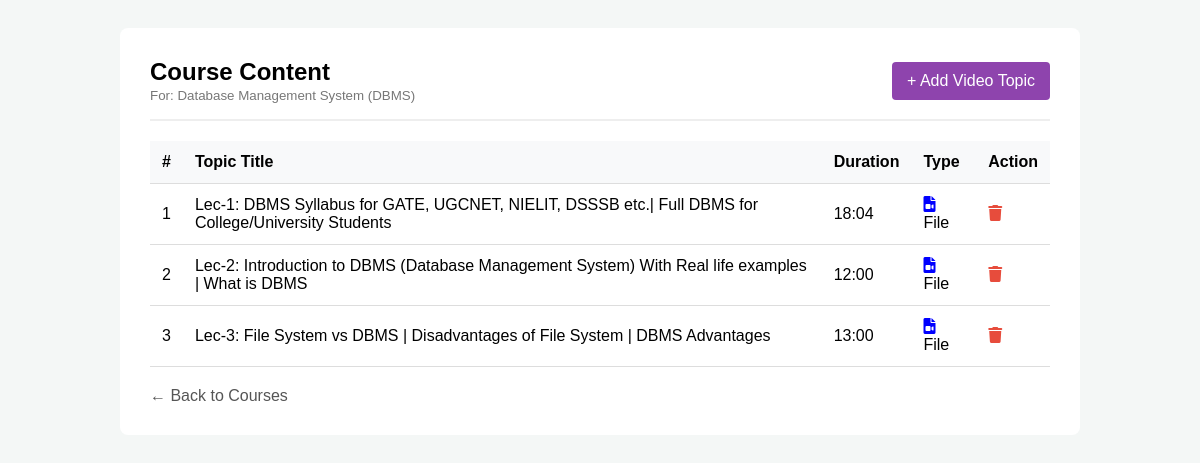
Screenshot of /admin_manage_lectures.php?course_id=8 with the database file from the repository.
### tables this page shows
CREATE TABLE `courses` (
  `id` int(11) UNSIGNED NOT NULL,
  `title` varchar(255) NOT NULL,
  `description` text DEFAULT NULL,
  `level` varchar(50) DEFAULT 'Beginner',
  `thumbnail` varchar(255) DEFAULT NULL,
  `total_enrolled` int(11) DEFAULT 0,
  `created_at` timestamp NOT NULL DEFAULT current_timestamp()
);

CREATE TABLE `course_lectures` (
  `id` int(11) UNSIGNED NOT NULL,
  `course_id` int(11) UNSIGNED NOT NULL,
  `title` varchar(255) NOT NULL,
  `video_url` text NOT NULL,
  `duration` varchar(50) DEFAULT NULL,
  `lecture_order` int(11) DEFAULT 1
);

### admin_manage_lectures.php (the view, shortened to what this page needs)
<?php
require 'db_connect.php';
$course_id = intval($_GET['course_id']);
$course_q = $conn->query("SELECT title FROM courses WHERE id = $course_id");
$course = $course_q->fetch_assoc();
$sql = "SELECT * FROM course_lectures WHERE course_id = $course_id ORDER BY lecture_order ASC";
$result = $conn->query($sql);
?>
<!DOCTYPE html>
<html lang="en">
<head>
    <link rel="stylesheet" href="https://cdnjs.cloudflare.com/ajax/libs/font-awesome/6.0.0/css/all.min.css">
</head>
<body>
<div class="container">
    <div class="header">
        <div>
            <h2 style="margin:0;">Course Content</h2>
            <small style="color:#777;">For: <?php echo htmlspecialchars($course['title']); ?></small>
        </div>
        <a href="admin_add_lecture.php?course_id=<?php echo $course_id; ?>" class="btn-add">+ Add Video Topic</a>
    </div>
    <table>
        <thead>
            <tr>
                <th>#</th>
                <th>Topic Title</th>
                <th>Duration</th>
                <th>Type</th>
                <th>Action</th>
            </tr>
        </thead>
        <tbody>
            <?php if ($result->num_rows > 0): ?>
                <?php while($row = $result->fetch_assoc()): ?>
                    <tr>
                        <td><?php echo $row['lecture_order']; ?></td>
                        <td><?php echo htmlspecialchars($row['title']); ?></td>
                        <td><?php echo $row['duration']; ?></td>
                        <td>
                            <?php echo (strpos($row['video_url'], 'youtube') !== false) ? '<i class="fab fa-youtube" style="color:red;"></i> YouTube' : '<i class="fas fa-file-video" style="color:blue;"></i> File'; ?>
                        </td>
                        <td>
                            <a href="admin_manage_lectures.php?course_id=<?php echo $course_id; ?>&delete_video=<?php echo $row['id']; ?>"
                               class="btn-del" onclick="return confirm('Delete this topic?');">
                               <i class="fas fa-trash"></i>
                            </a>
                        </td>
                    </tr>
                <?php endwhile; ?>
            <?php else: ?>
                <tr><td colspan="5" style="text-align:center; padding:20px;">No videos added yet.</td></tr>
            <?php endif; ?>
        </tbody>
    </table>
    <a href="admin_manage_courses.php" style="display:block; margin-top:20px; text-decoration:none; color:#555;">&larr; Back to Courses</a>
</div>
</body>
</html>

### admin_manage_lectures.php (style rules this page uses)
body { font-family: 'Poppins', sans-serif; background: #f4f7f6; padding: 20px; }
.container { max-width: 900px; margin: 0 auto; background: white; padding: 30px; border-radius: 8px; }
.header { display: flex; justify-content: space-between; align-items: center; border-bottom: 2px solid #eee; padding-bottom: 15px; margin-bottom: 20px; }
.btn-add { background: #8e44ad; color: white; padding: 10px 15px; text-decoration: none; border-radius: 4px; }
table { width: 100%; border-collapse: collapse; }
th, td { padding: 12px; border-bottom: 1px solid #ddd; text-align: left; }
th { background: #f8f9fa; }
.btn-del { color: #e74c3c; cursor: pointer; }

### rows the page displays
courses: title "Database Management System (DBMS)"
course_lectures: lecture_order "1", title "Lec-1: DBMS Syllabus for GATE, UGCNET, NIELIT, DSSSB etc.| Full DBMS for College/University Students", duration "18:04", shows "File"
course_lectures: lecture_order "2", title "Lec-2: Introduction to DBMS (Database Management System) With Real life examples | What is DBMS", duration "12:00", shows "File"
course_lectures: lecture_order "3", title "Lec-3: File System vs DBMS | Disadvantages of File System | DBMS Advantages", duration "13:00"
